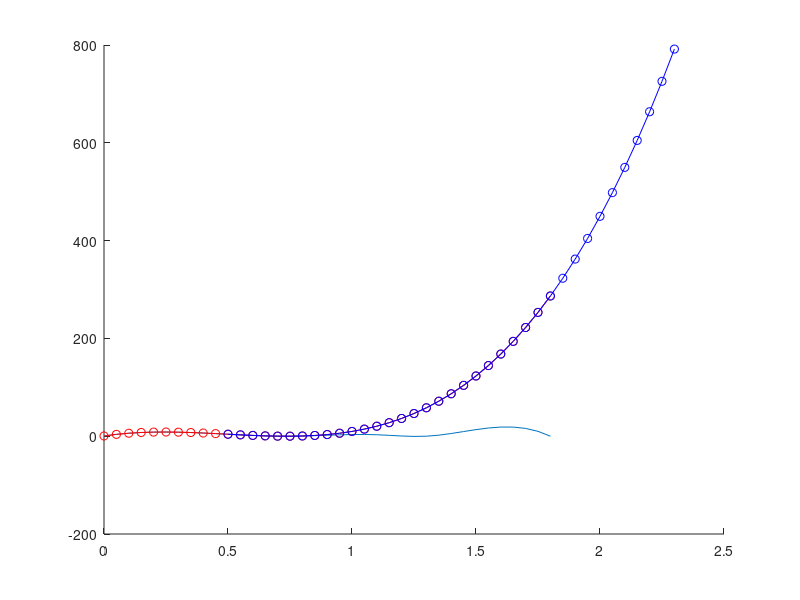

Write MATLAB code to recreate this figure.
clear all; clc; close all;

%%
testPoints_z = [0.5 4 0 3 0 5.5 0];
testPoints_t = [0 0.5 0.75 1.1 1.3 1.4 1.8];

pp = spline(testPoints_t, testPoints_z);

t_eval = 0:0.05:1.8;
hold on;
plot(t_eval, ppval(pp, t_eval))
plot(t_eval, polyval(pp.coefs(1,:), t_eval), 'ro-')
plot(t_eval + 0.5, polyval(pp.coefs(2,:), t_eval), 'bo-')